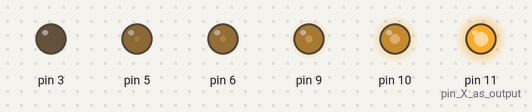
Bench run of a sketch on a simulated Arduino Uno, built with avr-gcc and run on an emulated ATmega328P. Parts: output pins drawn as LEDs (lit = HIGH).

Above: at 0.1 s.
Timing chart, 0 to 1.6 s (numbered marks = the images above):
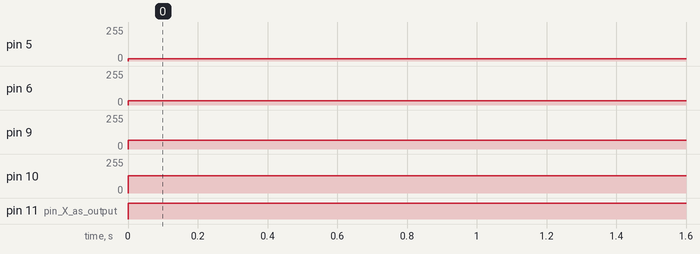

Measured:
- by itself, pin 5: 0/255 → 16/255 at 0.00 s
- by itself, pin 6: 0/255 → 32/255 at 0.00 s
- by itself, pin 9: 0/255 → 64/255 at 0.00 s
- by itself, pin 10: 0/255 → 128/255 at 0.00 s
- by itself, pin 11 (pin_X_as_output): LOW → HIGH at 0.00 s

The sketch:

Duty_Cycle.ino
```cpp
//Duty Cycle example

void setup() {
    pinMode(11, OUTPUT);    // pin X as output
    pinMode(10, OUTPUT);
    pinMode(9, OUTPUT);
    pinMode(6, OUTPUT);
    pinMode(5, OUTPUT);
    pinMode(3, OUTPUT);
}

void loop() {

analogWrite(11, 255);       // 255/255 = 100% Duty Cycle & 0/255 = 0% Duty Cycle...
analogWrite(10, 128);       // In between 0-255 is in between 0-100% Duty Cycle...
analogWrite(9, 64);         // 11 = 100%, 10 = 50%, 9 = 25%, 6 = 12.5%, 5 = 6.25%, 3 = 0%
analogWrite(6, 32);
analogWrite(5, 16);
analogWrite(3, 0);

}
```
